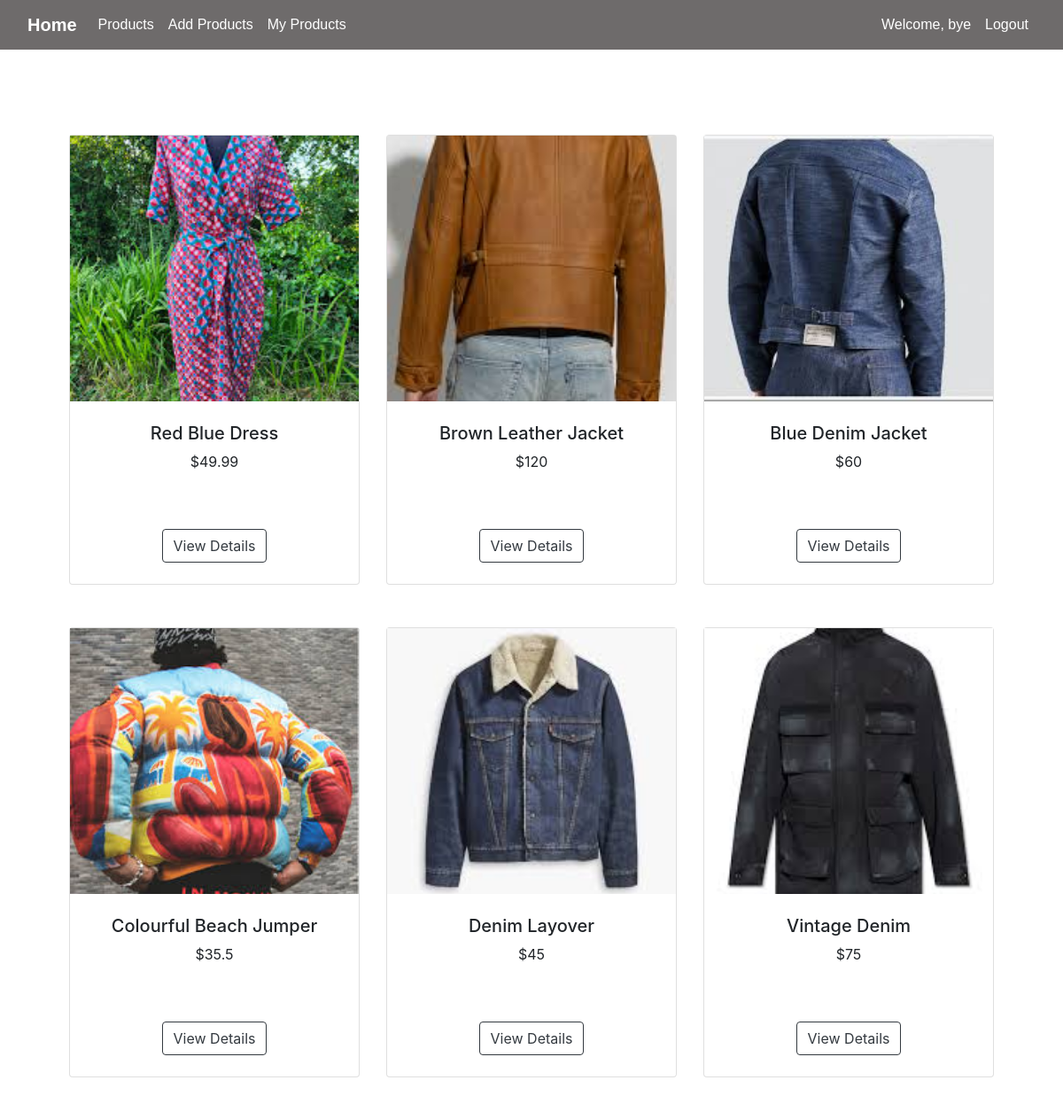
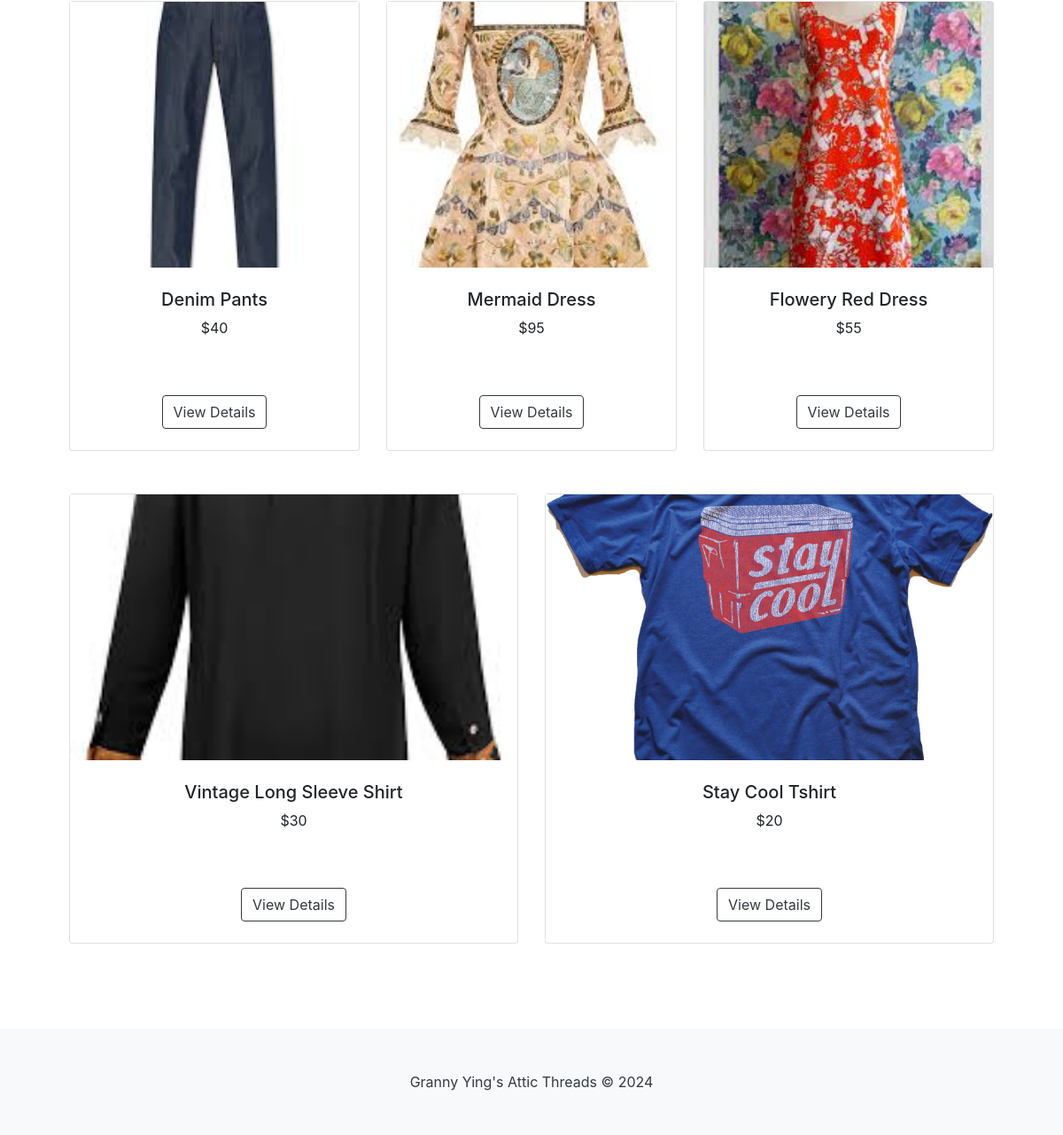
/view_products (signed in), run on the app's committed database (2 pictures, top to bottom).
### tables this page shows
CREATE TABLE "Products" (
	"product_id"	INTEGER NOT NULL,
	"user_id"	INTEGER NOT NULL,
	"product_name"	VARCHAR(45) NOT NULL,
	"description"	VARCHAR(45) NOT NULL,
	"price"	DECIMAL(10, 2),
	"size"	VARCHAR(10),
	"condition"	VARCHAR(20) NOT NULL,
	"image_url"	VARCHAR(255),
	"quantity"	INTEGER NOT NULL,
	"created_at"	DATETIME NOT NULL,
	"verified"	BOOLEAN NOT NULL,
	PRIMARY KEY("product_id" AUTOINCREMENT),
	FOREIGN KEY("user_id") REFERENCES "Users"("user_id")
);

### app.py (the view)
@app.route('/view_products')
def view_products():
    if 'user_id' in session:
        user_id = session['user_id']
    conn = sqlite3.connect('database.db')
    cursor = conn.cursor()
    cursor.execute("SELECT product_id, product_name, price, image_url FROM Products")
    products = cursor.fetchall()
    conn.close()
    products_list = []
    for product in products:
        product_dict = {
            'product_id': product[0],
            'product_name': product[1],
            'price': product[2],
            'image_url': product[3]
        }
        products_list.append(product_dict)
    return render_template('view_products.html', products_list=products_list, user_id=user_id)

### templates/view_products.html (shortened to what this page needs)
<!DOCTYPE html>
<html lang="en">
    {% include "header.html" %}
    <head>
        {% include "navbar.html" %}
    </head>
    <body>
        <section class="py-5">
            <div class="container px-4 px-lg-5 mt-5">
                {% for i in range(0, products_list|length, 3) %}
                <div class="row justify-content-center">
                    {% for product in products_list[i:i+3] %}
                        <div class="col mb-5{% if loop.index == 3 and loop.first %} offset-md-2{% endif %}">
                            <div class="card h-100">
                                <img class="product-img" src="{{ url_for('static', filename='productImg/' + product.image_url + '.jpg') }}" alt="{{ product.product_name }}">
                                <div class="card-body p-4">
                                    <div class="text-center">
                                        <h5 class="fw-bolder">{{ product.product_name }}</h5>
                                        <p>${{ product.price }}</p>
                                    </div>
                                </div>
                                <div class="card-footer p-4 pt-0 border-top-0 bg-transparent">
                                    <div class="text-center"><a class="btn btn-outline-dark mt-auto" href="{{ url_for('product_details', product_id=product.product_id) }}">View Details</a></div>
                                </div>
                            </div>
                        </div>
                    {% endfor %}
                </div>
                {% endfor %}
            </div>
        </section>
    </body>
    {% include "footer.html" %}
</html>

### static/css/site.css (style rules this page uses)
html, body { height: 100%; margin: 0; padding: 0; }
body { display: flex; flex-direction: column; }
.product-img { width: 100%; height: 600px; object-fit: cover; }
.product-img { width: 100%; height: 300px; object-fit: cover; }

### templates/view_products.html (style rules this page uses)
.product-img { width: 100%; height: 300px; object-fit: cover; }

### data on the page
Products: image_url (picture), product_name "Red Blue Dress", price "49.99"
Products: image_url (picture), product_name "Brown Leather Jacket", price "120"
Products: image_url (picture), product_name "Blue Denim Jacket", price "60"
Products: image_url (picture), product_name "Colourful Beach Jumper", price "35.5"
Products: image_url (picture), product_name "Denim Layover", price "45"
Products: image_url (picture), product_name "Vintage Denim", price "75"
Products: image_url (picture), product_name "Denim Pants", price "40"
Products: image_url (picture), product_name "Mermaid Dress", price "95"
Products: image_url (picture), product_name "Flowery Red Dress", price "55"
Products: image_url (picture), product_name "Vintage Long Sleeve Shirt", price "30"
Products: image_url (picture), product_name "Stay Cool Tshirt", price "20"

### other printed values
{{ session['name'] }} "bye"
